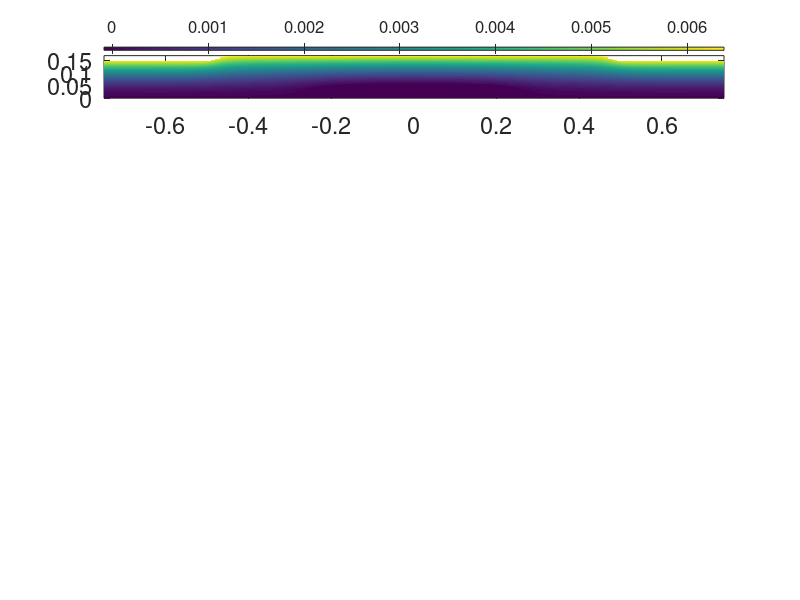

The MATLAB script that drew this image: (Note: this script raises an error after producing the figure.)
% Hua-sheng Xie, huashengxie@gmail.com, 2019-05-29 14:47
% Read psi(r,z) and plot
close all; clear; clc;

load('psiq.mat');
% load('Ln_0_11.mat')
% load('psiq_I-1.0_ln-040.mat');
rw=max(max(Rq)); zw=max(max(Zq)); zwa=min(min(Zq));
[nRq,nZq]=size(psiq);

nR=nRq; nZ=nZq;
Rlow=0; Rup=rw; Zlow=zwa; Zup=zw;
rr=linspace(Rlow,Rup,nR); zz=linspace(Zlow,Zup,nZ);
dR=rr(2)-rr(1); dZ=zz(2)-zz(1);
[R,Z]=ndgrid(rr,zz); dR2=dR*dR; dZ2=dZ*dZ;
psi=interp2(Zq,Rq,psiq,Z,R,'spline'); % 'cubic'
% psi=interp2(Zq,Rq,psiq,Z,R); % not ok for J&dp, due to 'linear' interp


Br=0.*psi; Bz=0.*psi; dp=0.*psi; J=0.*psi;
for jZ=2:(nZ-1)
    for jR=2:(nR-1)
        Br(jR,jZ)=-1/R(jR,jZ)*(psi(jR,jZ+1)-psi(jR,jZ-1))/(2*dZ);
        Bz(jR,jZ)= 1/R(jR,jZ)*(psi(jR+1,jZ)-psi(jR-1,jZ))/(2*dR);
        J(jR,jZ)=-1/R(jR,jZ)*((psi(jR+1,jZ)-2*psi(jR,jZ)+psi(jR-1,jZ))/(dR^2)...
            -1/R(jR,jZ)*(psi(jR+1,jZ)-psi(jR-1,jZ))/(2*dR)...
            +(psi(jR,jZ+1)-2*psi(jR,jZ)+psi(jR,jZ-1))/(dZ^2)); % to check
%         J(jR,jZ)=((psi(jR,jZ+1)-2*psi(jR,jZ)+psi(jR,jZ-1))); % to check
        dp(jR,jZ)=J(jR,jZ)/R(jR,jZ);
    end
end

for jZ=1:nZ
    psi(1,jZ)=psi(2,jZ); psi(nR,jZ)=psi(nR-1,jZ);
    Br(1,jZ)=Br(2,jZ); Br(nR,jZ)=Br(nR-1,jZ);
    Bz(1,jZ)=Bz(2,jZ); Bz(nR,jZ)=Bz(nR-1,jZ);
    J(1,jZ)=J(2,jZ); J(nR,jZ)=J(nR-1,jZ);
    dp(1,jZ)=dp(2,jZ); dp(nR,jZ)=dp(nR-1,jZ);
    
    for jR=(jrb(jZ)+1):nR
%         psi(jR,jZ)=0.0;
%         Br(jR,jZ)=0.0;
%         Bz(jR,jZ)=0.0;
%         J(jR,jZ)=0.0;
%         dp(jR,jZ)=0.0;
        psi(jR,jZ)=NaN;
        Br(jR-1,jZ)=NaN;
        Bz(jR-1,jZ)=NaN;
        J(jR-1,jZ)=NaN;
        dp(jR-1,jZ)=NaN;
    end
end
% dp(dp>1e3)=NaN;

[jRo,jZo]=find(psi==min(min(psi)));
[jRm,jZm]=find(psi==max(max(psi)));
ro=R(jRo(1),jZo(1)); zo=Z(jRo(1),jZo(1));
zm=Z(jRm(1),jZm(1));
% rm=R(jRm(1),jZm(1));
rm=0.17;
% rm=0.17;

%%
close all;
hf=figure('unit','normalized','Position',[0.6 0.1 0.4 0.7],...
   'DefaultAxesFontSize',12);
hs1=subplot(611);
% set(hs1,'position',[0.1,0.7,0.8,0.1]);
pcolor(Z,R,psi); shading interp; hold on; colorbar('northOutside');
set(gca,'Fontsize',17);
% vv=[0,0.01,-0.001,-0.01,-0.005,0.15,0.4];
psimin=min(min(psi));
vv=[0,0.01,0.15,0.4,0.9*psimin,0.3*psimin,0.03*psimin];
[C1,h1]=contour(Z,R,psi,vv,'linewidth',1,'linestyle','-',...
    'color','k','visible','off'); hold on;
[C2,h2]=contour(Z,R,psi,[0,0],'linewidth',1,'linestyle',...
    '--','color','r','visible','off'); hold on;
ylabel('R (m)'); axis equal; axis tight; box on; % title('(a) \psi');
plot(zo,ro,'rx');
ylim([0,rm]);
set(gca,'ytick',[0:0.2:rm]);

% grid on;
subplot(612);
pcolor(Z,R,Br); shading interp; hold on; colorbar('northOutside');
set(gca,'Fontsize',17);
ylabel('R (m)'); axis equal; axis tight; box on; % title('(b) B_r');
ylim([0,rm]);
set(gca,'ytick',[0:0.2:rm]);
subplot(613);
pcolor(Z,R,Bz); shading interp; hold on; colorbar('northOutside');
set(gca,'Fontsize',17);
ylabel('R (m)'); axis equal; axis tight; box on; % title('(c) B_z');
set(gca,'ytick',[0:0.2:rm]);
subplot(614);
% contour(Z,R,J);
pcolor(Z,R,J); shading interp; hold on; colorbar('northOutside');
set(gca,'Fontsize',17);
ylabel('R (m)'); axis equal; axis tight; box on; % title('(d) J_\zeta');
set(gca,'ytick',[0:0.2:rm]);
subplot(615);
% dp(abs(dp)>2e1)=NaN;
pcolor(Z,R,dp); shading interp; hold on; colorbar('northOutside');
set(gca,'Fontsize',17);
ylabel('R (m)'); axis equal; axis tight; box on;%title('(e) dp/d\psi');
set(gca,'ytick',[0:0.2:rm]);
% axis off;

JBz=J.*Bz;
JBr=J.*Br;
%
% subplot(511);
% hold on;plot(zo,ro,'x',zm,rm,'+'); hold on;

% calculate p(r,z), 19-05-30 15:36
imethod=2;
p=0.*R;
if(imethod==1) % calculate fro dpsi

    for jR=2:nR
        p(jR,jZo)=p(jR-1,jZo)+0.5*(dp(jR-1,jZo)+dp(jR,jZo))*(psi(jR,jZo)-psi(jR-1,jZo));
    end
    for jR=1:nR
        for jZ=(jZo-1):-1:1
            p(jR,jZ)=p(jR,jZ+1)+0.5*(dp(jR,jZ)+dp(jR,jZ+1))*(psi(jR,jZ)-psi(jR,jZ+1));
        end
        for jZ=(jZo+1):1:nZ
            p(jR,jZ)=p(jR,jZ-1)+0.5*(dp(jR,jZ)+dp(jR,jZ-1))*(psi(jR,jZ)-psi(jR,jZ-1));
        end
    end
else % calculate from dr and dz
    for jR=2:nR
        p(jR,jZo)=p(jR-1,jZo)+0.5*(JBz(jR-1,jZo)+JBz(jR,jZo))*dR;
    end
    for jR=1:nR
        for jZ=(jZo-1):-1:1
            p(jR,jZ)=p(jR,jZ+1)+0.5*(JBr(jR,jZ)+JBr(jR,jZ+1))*dZ;
        end
        for jZ=(jZo+1):1:nZ
            p(jR,jZ)=p(jR,jZ-1)-0.5*(JBr(jR,jZ)+JBr(jR,jZ-1))*dZ;
        end
    end
end
p=p-min(min(p))+0.05*(max(max(p)-min(min(p))));
subplot(6,1,6);

pcolor(Z,R,p); shading interp; hold on; colorbar('northOutside');
set(gca,'Fontsize',17);
xlabel('Z (m)');ylabel('R (m)');axis equal; axis tight; box on;%title('(f) p(\psi)'); 
set(gca,'ytick',[0:0.2:rm]);


%%

C1(C1>5)=NaN;
C2(C2>5)=NaN;
% strj={'\psi','B_r','B_z','J_\zeta','dp/d\psi','p(\psi)'};
strj={'\psi','B_r','B_z','J_\zeta','dp/d\psi','p(\psi)'};
for j=1:6
    subplot(6,1,j);
    plot(C1(1,:),C1(2,:),'k','linewidth',1);
    plot(C2(1,:),C2(2,:),'r--','linewidth',1);
    stj=['(',char(96+j),') '];
%     stj=strcat(stj,' ',strj(j));
    stj=strcat(strj(j));
%     text(zw,-0.15*rw,stj,'fontsize',14);
    text(0.8*zw,0.8*rw,stj,'fontsize',18,'color','m');
end

%%
dpdr=0.*p;
dpdz=0.*p;
for jR=2:(nR-1)
    for jZ=2:(nZ-1)
        dpdr(jR,jZ)=(p(jR+1,jZ)-p(jR-1,jZ))/(2*dR);
        dpdz(jR,jZ)=(p(jR,jZ+1)-p(jR,jZ-1))/(2*dZ);
    end
end
JBr_o_dpdz=-JBr./dpdz;
JBz_o_dpdr=JBz./dpdr;


%%
% 19-05-31 08:25 
[jr,jz]=ndgrid(1:nR,1:nZ);
eqdat=[reshape(jr,1,[]);reshape(jz,1,[]);reshape(R,1,[]);...
    reshape(Z,1,[]);reshape(psi,1,[]);reshape(p,1,[]);reshape(J,1,[])];
fid = fopen('frceq.dat', 'w');
fprintf(fid,'%d\n%d\n',nR,nZ);
fprintf(fid,'%5d %5d %16.7e %16.7e %16.7e %16.7e %16.7e \n',eqdat);
fclose(fid);
